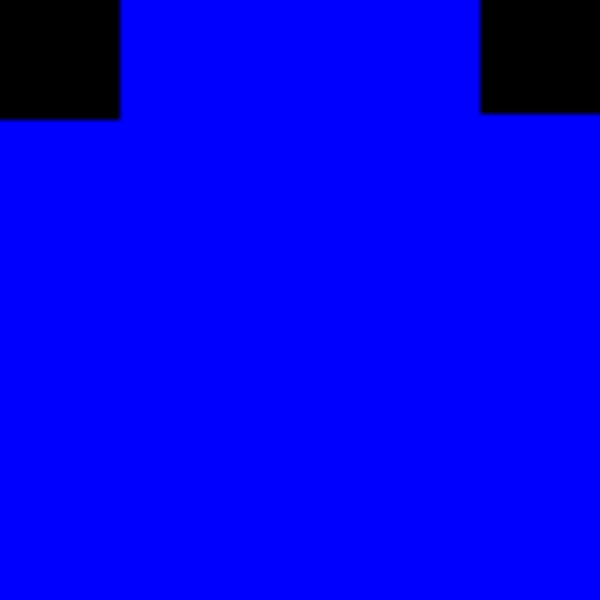
Frame 1 (no input)
Frame 60 (no input): identical to frame 1, image omitted
Frame 120 (the mouse pressed at the canvas centre since frame 60): identical to frame 1, image omitted

The p5.js sketch that drew this single still picture (run headless with seeded random() and noise() and a simulated clock; from frame 60 on, the mouse is pressed at the canvas centre):

// p5.js sketch
// ── sketch.js
// rules with the color() command
// if you give it one number, it's luminosity with a 255 alpha:
// color(128) -> medium grey, but completely opaque
// [128, 128, 128, 255]
// if you give it two numbers, it's luminosity and alpha
// color(192, 50) -> light grey, but mostly transparent
// [192, 192, 192, 50]
// if you give it three numbers, it's RGB with a 255 alpha:
// color(255, 255, 0) -> yellow, but completely opaque
// [255, 255, 0, 255]
// if you give it four numbers, it's RGBA:
// color(255, 0, 255, 100) -> magenta, kinda transparent
// [255, 0, 255, 100]

var howwide = 100;
var howtall = 100;
var img = new Array(2); // this is gonna store two images
var whichimage = 0;
function setup() {
  createCanvas(600, 600);
  img[0] = createImage(howwide, howtall);
  img[1] = createImage(howwide, howtall);
}
function draw() {
  background(0, 0, 255);
  img[whichimage].loadPixels(); // load pixels into memory
  img[1-whichimage].loadPixels(); // load pixels into memory
  for (var i = mouseX-20; i < mouseX+20; i++) {
    for (var j = mouseY-20; j < mouseY+20; j++) {
      // read red pixels from source image:
      var p0 = img[whichimage].get(i-1, j-1)[0]; // upper left
      var p1 = img[whichimage].get(i, j-1)[0]; // upper mid
      var p2 = img[whichimage].get(i+1, j-1)[0]; // upper right
      var p3 = img[whichimage].get(i-1, j)[0]; // left
      var p4 = img[whichimage].get(i, j)[0]; // center pixel
      var p5 = img[whichimage].get(i+1, j)[0]; // right
      var p6 = img[whichimage].get(i-1, j+1)[0]; // lower left
      var p7 = img[whichimage].get(i, j+1)[0]; // lower mid
      var p8 = img[whichimage].get(i+1, j+1)[0]; // lower right
      average = (p0+p1+p2+p3+p4+p5+p6+p7+p8)/9.0;
     // write pixels into destination image:
      img[1-whichimage].set(i, j, color(average)); 
    }
  }
  img[1-whichimage].updatePixels(); // update pixels on destination

  whichimage = 1-whichimage; // flip source and destination
  image(img[whichimage], 0, 0, width, height); // draw the new source
}
function mouseReleased() // blow out the image with new stuff
{
  img[whichimage].loadPixels(); // load pixels into memory
  img[1-whichimage].loadPixels(); // load pixels into memory
  for (var i = 0; i < img[whichimage].width; i++) {
    for (var j = 0; j < img[whichimage].height; j++) {
      var r = random(10)>8; // true or false?
      var thecolor = color(r*255);
      img[whichimage].set(i, j, thecolor);
      img[1-whichimage].set(i, j, thecolor);
    }
  }
  img[whichimage].updatePixels(); // update pixels
  img[1-whichimage].updatePixels(); // update pixels
}
